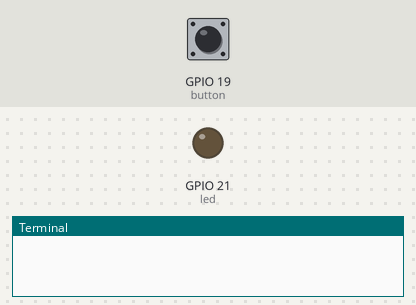
The program below on a simulated Raspberry Pi (BCM pin numbers). Parts: output pins drawn as LEDs (lit = HIGH), the last lines printed to the terminal. Inputs (shaded band) come from the test bench; at power-on: GPIO 19 (button) HIGH.

Above: at 1.2 s.
1.3 s: GPIO 19 (button) pulled LOW for 1 s
At 2.1 s:
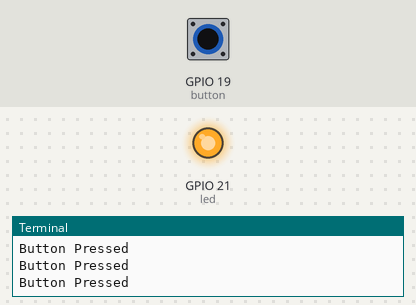
3.8 s: GPIO 19 (button) pulled LOW for 3.2 s
At 8.2 s:
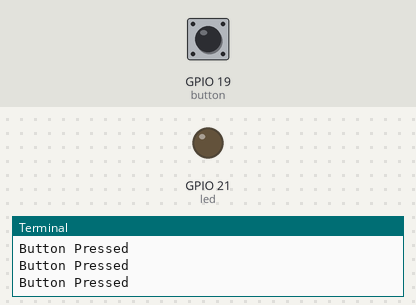
Timing chart, 0 to 9.7 s (numbered marks = the images above; inputs shaded):
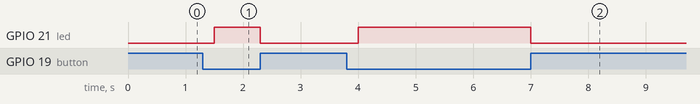

Measured:
- after the input at 1.3 s, GPIO 21 (led): LOW → HIGH after 0.20 s, → LOW 0.80 s later
- after the input at 3.8 s, GPIO 21 (led): LOW → HIGH after 0.20 s, → LOW 3.0 s later

The program:

gpio3.py
```python
# python 3
# sunfounder t-cobbler
# pin 39 coincides with c20
# resistor j17 (gnd) to j21
# led cathode i21
# led anode i20
# male-to-male a18 (gpio19) to a30
# male-to-male a20 (gnd) to a28
# button d28, d30, g28, g30
# how to exit?

import RPi.GPIO as GPIO
import time
GPIO.setmode(GPIO.BCM)

# Pin 19 will sense for button pushing
button = 19
GPIO.setup(button, GPIO.IN, pull_up_down=GPIO.PUD_UP)

# The LED
led = 21
GPIO.setup(led, GPIO.OUT)

while True:
    input_state = GPIO.input(button) # Sense the button
    if input_state == False:
        print('Button Pressed')
        time.sleep(0.2)
        # Switch on LED
        GPIO.output(led, 1)
    else :
        # Switch off LED
        GPIO.output(led, 0)

GPIO.cleanup()
```
